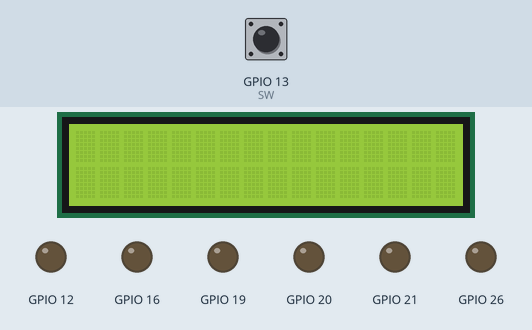
Recording of a program running on a simulated Raspberry Pi (BCM pin numbers). Parts: 16×2 character LCD, output pins drawn as LEDs (lit = HIGH). Inputs (shaded band) come from the test bench; at power-on: GPIO 13 (SW) HIGH. Pins used as bus, display or sensor lines are not drawn. At 14.1 s the program stops and its outputs stay as they are.

Above: at 2.9 s.
3.0 s: GPIO 13 (SW) pulled LOW for 0.15 s
At 7.5 s:
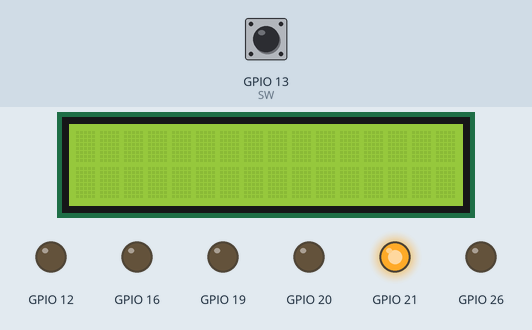
At 9.5 s:
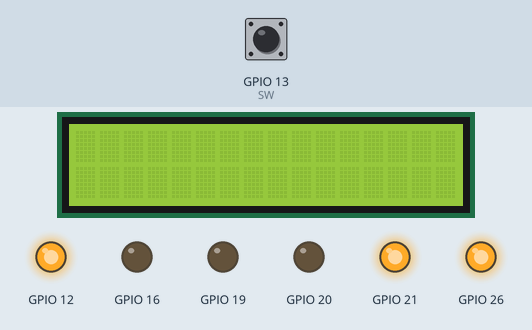
Timing chart, 0 to 15.6 s (numbered marks = the images above; inputs shaded):
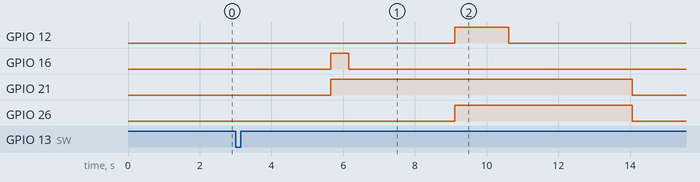

Measured:
- after the input at 3.0 s, GPIO 12: LOW → HIGH after 6.1 s, → LOW 1.5 s later; GPIO 16: LOW → HIGH after 2.7 s, → LOW 0.50 s later; GPIO 21: LOW → HIGH after 2.7 s, → LOW 8.4 s later; GPIO 26: LOW → HIGH after 6.1 s, → LOW 4.9 s later

The program:

cocktail_machine7.py
```python
import RPi.GPIO as GPIO
import time

# Configuración de pines para encoder y LCD
CLK = 5
DT = 6
SW = 13

# Configuración de pines para el LCD
RS = 4
E = 18
D4 = 27
D5 = 22
D6 = 23
D7 = 24

# Configuración de GPIO
GPIO.setmode(GPIO.BCM)
GPIO.setup(CLK, GPIO.IN, pull_up_down=GPIO.PUD_UP)
GPIO.setup(DT, GPIO.IN, pull_up_down=GPIO.PUD_UP)
GPIO.setup(SW, GPIO.IN, pull_up_down=GPIO.PUD_UP)

# Clase LCD
class LCD:
    def __init__(self, rs, e, d4, d5, d6, d7, pausa=0.02):
        self.RS = rs
        self.E = e
        self.D4 = d4
        self.D5 = d5
        self.D6 = d6
        self.D7 = d7
        self.PAUSA = pausa
        GPIO.setup([rs, e, d4, d5, d6, d7], GPIO.OUT)
        GPIO.output([rs, e, d4, d5, d6, d7], 0)

    def char2bin(self, char):
        bits = bin(ord(char))[2:].zfill(8)
        return tuple(map(int, bits))

    def escriu4bits(self, b1, b2, b3, b4):
        GPIO.output(self.D4, b1)
        GPIO.output(self.D5, b2)
        GPIO.output(self.D6, b3)
        GPIO.output(self.D7, b4)
        GPIO.output(self.E, GPIO.HIGH)
        time.sleep(self.PAUSA)
        GPIO.output(self.E, GPIO.LOW)
        time.sleep(self.PAUSA)

    def esborra_la_pantalla(self):
        self.escriu4bits(0, 0, 0, 0)
        self.escriu4bits(1, 0, 0, 0)

    def envia_dades_al_display(self, dada):
        self.escriu4bits(dada[0], dada[1], dada[2], dada[3])
        self.escriu4bits(dada[4], dada[5], dada[6], dada[7])

    def escriu_frase(self, frase):
        self.esborra_la_pantalla()
        linea_1 = frase[:16]
        linea_2 = frase[16:32]
        for char in linea_1:
            self.envia_dades_al_display(self.char2bin(char))
        if linea_2.strip():
            for char in linea_2:
                self.envia_dades_al_display(self.char2bin(char))

    def inicia_pantalla(self):
        for _ in range(3):
            self.escriu4bits(1, 1, 0, 0)
        time.sleep(0.05)  # Pausa para estabilizar
        self.escriu4bits(0, 1, 0, 0)
        self.escriu4bits(1, 0, 1, 1)
        self.escriu4bits(0, 0, 0, 0)
        self.escriu4bits(1, 1, 1, 1)
        time.sleep(0.1)  # Pausa adicional para evitar caracteres erráticos
        self.esborra_la_pantalla()

    def cleanup(self):
        GPIO.cleanup()

# Clase MotorDC
class MotorDC:
    def __init__(self, ena, in1, in2):
        self.ENA = ena
        self.IN1 = in1
        self.IN2 = in2
        GPIO.setup([self.ENA, self.IN1, self.IN2], GPIO.OUT)
        self.pwm = GPIO.PWM(self.ENA, 100)  # Frecuencia de 100 Hz
        self.pwm.start(0)

    def dispensar(self, tiempo, dutycycle=100):
        GPIO.output(self.IN1, GPIO.LOW)
        GPIO.output(self.IN2, GPIO.HIGH)
        self.pwm.ChangeDutyCycle(dutycycle)
        time.sleep(tiempo)
        self.pwm.ChangeDutyCycle(0)

    def detener(self):
        self.pwm.stop()

# Configuración de bombas
bombas = {
    "Rum": MotorDC(16, 20, 21),
    "Coke": MotorDC(12, 19, 26),
}

# Configuración de recetas
drink_recipes = [
    {"name": "Rum & Coke", "ingredients": {"Rum": 50, "Coke": 150}},
    {"name": "Gin & Tonic", "ingredients": {"Rum": 50}},  # Simplificado
]

# Función para calcular tiempo de dispensación
def calcular_tiempo(ml, flujo=100):
    return ml / flujo

# Función para activar las bombas
def preparar_bebida(lcd, bebida):
    lcd.escriu_frase(f"Preparando {bebida['name']}")
    for ingrediente, cantidad in bebida["ingredients"].items():
        if ingrediente in bombas:
            tiempo = calcular_tiempo(cantidad)
            lcd.escriu_frase(f"{ingrediente}: {cantidad}ml")
            bombas[ingrediente].dispensar(tiempo)
        else:
            lcd.escriu_frase(f"{ingrediente}: No disponible")
        time.sleep(2)
    lcd.escriu_frase(f"{bebida['name']} lista!")

# Navegación del menú
def navigate_menu():
    clk_last_state = GPIO.input(CLK)
    position = 0
    try:
        while True:
            clk_state = GPIO.input(CLK)
            if clk_state != clk_last_state:
                if GPIO.input(DT) != clk_state:
                    position = (position + 1) % len(drink_recipes)
                else:
                    position = (position - 1) % len(drink_recipes)
                lcd.escriu_frase(drink_recipes[position]["name"])
            clk_last_state = clk_state

            if GPIO.input(SW) == GPIO.LOW:
                bebida = drink_recipes[position]
                preparar_bebida(lcd, bebida)
                break
            time.sleep(0.1)
    except KeyboardInterrupt:
        print("Programa interrumpido.")
    finally:
        for bomba in bombas.values():
            bomba.detener()
        GPIO.cleanup()

# Ejecución principal
if __name__ == "__main__":
    try:
        lcd = LCD(RS, E, D4, D5, D6, D7)
        lcd.inicia_pantalla()
        lcd.escriu_frase("Elige tu bebida")
        navigate_menu()
    except KeyboardInterrupt:
        print("Programa detenido por el usuario.")
    finally:
        GPIO.cleanup()
```
